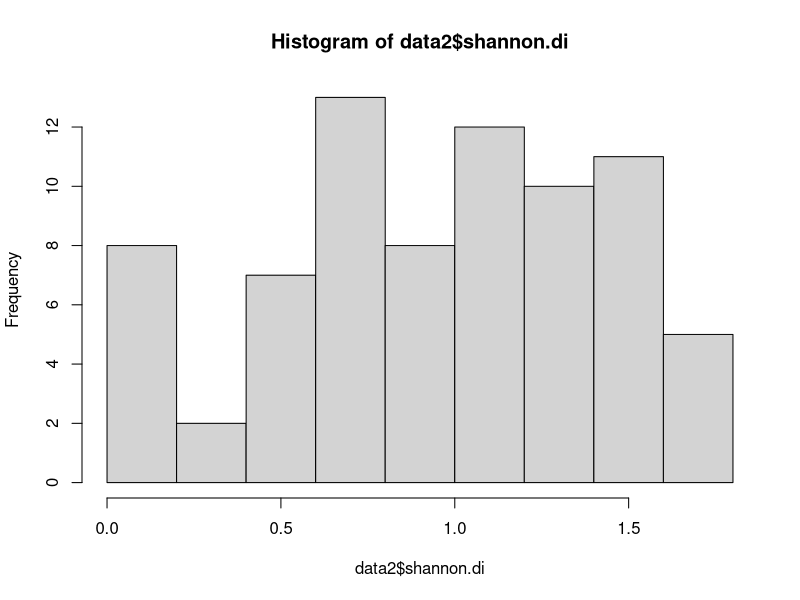
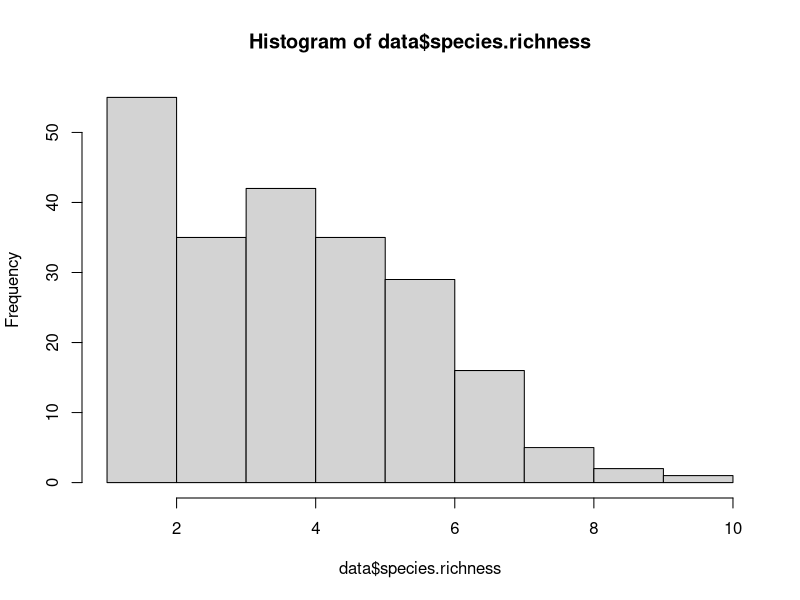
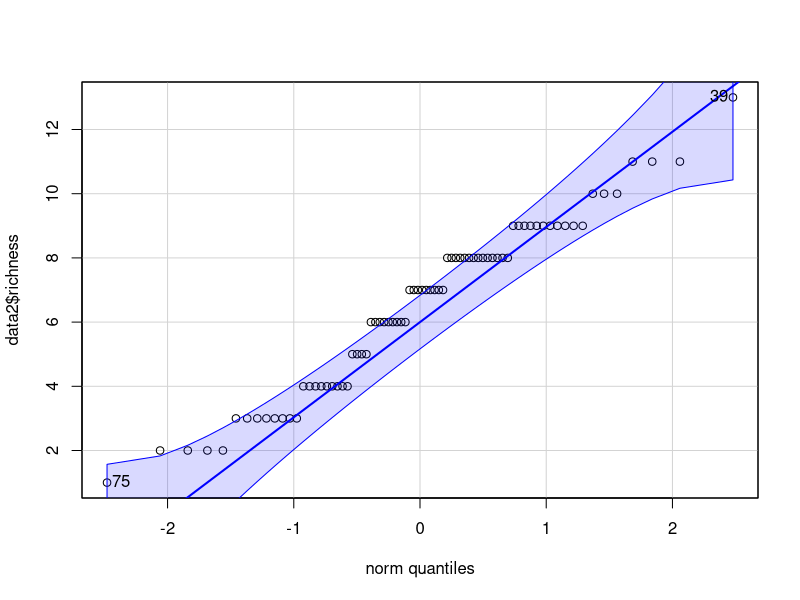
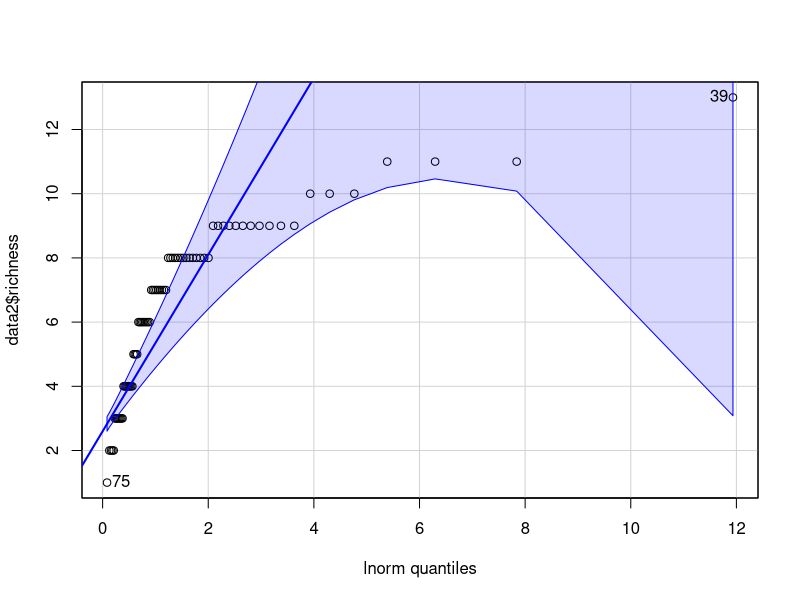
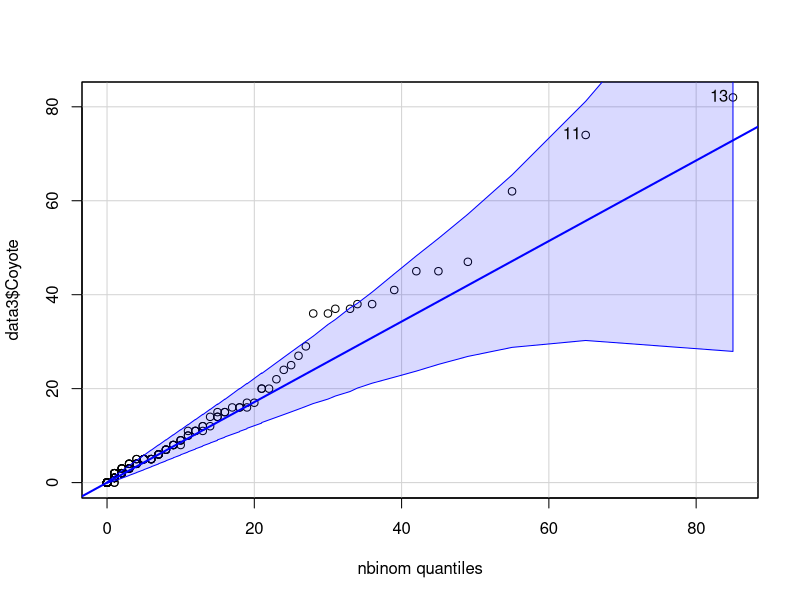
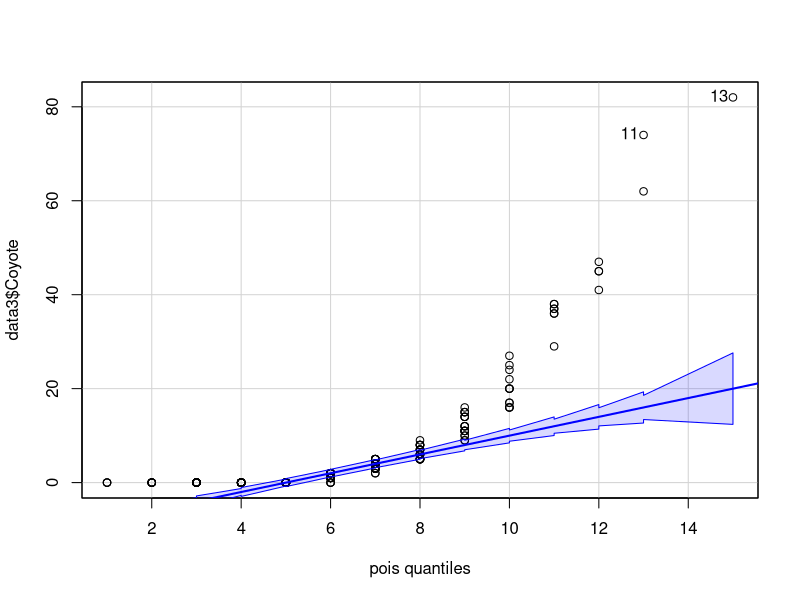

Reproduce these figures in R, in order. (Note: this script raises an error after producing the figures.)
################################################################################
################# West Coast Env Health GLMM Analysis ##########################
#################      Step 3: Explore Data      ###############################
################################################################################


# packages
library(car)
library(MASS)
library(lme4)
library(readr)
library(here)
library(tidyverse)

# read data
data <- read_csv("data/spp_rich_fall20-sum21.csv")
data2 <- read_csv("vegan_sites.csv")
data3 <- read_csv("data/counts_cleaned.csv")
data3$Coyote
glimpse(data2)

hist(data2$shannon.di)
hist(data$species.richness)
data$species.richness

data2$shannondi <- data2$shannon.di+1

data3$coyote
# look at distribution of data 

qqp(data2$richness, "norm")
qqp(data2$richness, "lnorm")


# qqp requires estimates of the parameters of the negative binomial, Poisson
# and gamma distributions. You can generate estimates using the fitdistr
# function. Save the output and extract the estimates of each parameter as I
# have shown below.

nbinom <- fitdistr(data3$Coyote, "Negative Binomial")
qqp(data3$Coyote, "nbinom", size = nbinom$estimate[[1]], mu = nbinom$estimate[[2]])

poisson <- fitdistr(data3$Coyote, "Poisson")
qqp(data3$Coyote, "pois",  lambda = poisson$estimate[[1]])

gamma <- fitdistr(data3$Coyote, "gamma")
qqp(data3$Coyote, "gamma", shape = gamma$estimate[[1]], rate = gamma$estimate[[2]])

# read data - avg
data <- read_csv("data/avg_spp_rich_fall20-sum21.csv")
glimpse(data)

# look at distribution of data 

qqp(data$avg_richness, "norm")
qqp(data$avg_richness, "lnorm")

# qqp requires estimates of the parameters of the negative binomial, Poisson
# and gamma distributions. You can generate estimates using the fitdistr
# function. Save the output and extract the estimates of each parameter as I
# have shown below.
nbinom <- fitdistr(data$avg_richness, "Negative Binomial")
qqp(data$avg_richness, "nbinom", size = nbinom$estimate[[1]], mu = nbinom$estimate[[2]])

poisson <- fitdistr(data$avg_richness, "Poisson")
qqp(data$avg_richness, "pois", lambda = poisson$estimate[[1]])

gamma <- fitdistr(data$avg_richness, "gamma")
qqp(data$avg_richness, "gamma", shape = gamma$estimate[[1]], rate = gamma$estimate[[2]])

?qqp

mod <-lmer(yield ~irrigation*density*fertilizer +(1|block/irrigation/density), data=crops)

# read data - div
data <- read_csv("data/diversity-fall20-sum21.csv")
glimpse(data)
data$shannon.di.t <- data$shannon.di + 1 
# look at distribution of data 

qqp(data$shannon.di.t, "norm")
qqp(data$shannon.di.t, "lnorm")


# qqp requires estimates of the parameters of the negative binomial, Poisson
# and gamma distributions. You can generate estimates using the fitdistr
# function. Save the output and extract the estimates of each parameter as I
# have shown below.
nbinom <- fitdistr(data$shannon.di.t, "Negative Binomial")
qqp(data$shannon.di.t, "nbinom", size = nbinom$estimate[[1]], mu = nbinom$estimate[[2]])

poisson <- fitdistr(data$shannon.di.t, "Poisson")
qqp(data$shannon.di.t, "pois", lambda = poisson$estimate[[1]])

gamma <- fitdistr(data$shannon.di.t, "gamma")
qqp(data$shannon.di.t, "gamma", shape = gamma$estimate[[1]], rate = gamma$estimate[[2]])

?qqp
